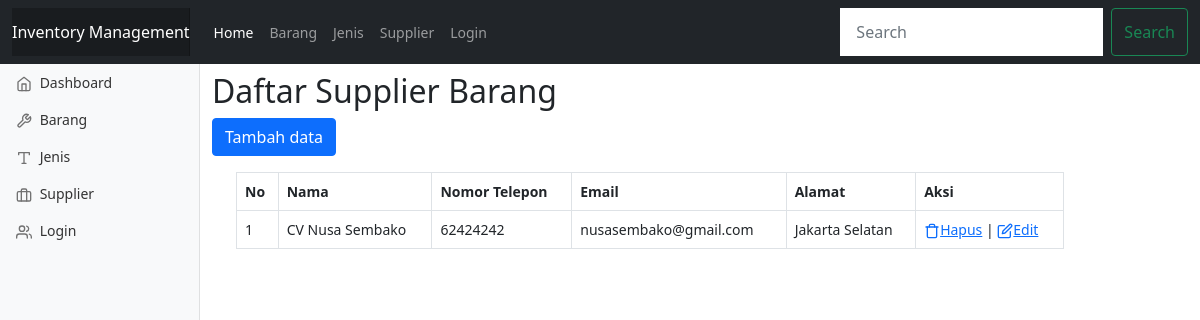
The page /public/supplier on the database as committed earlier.
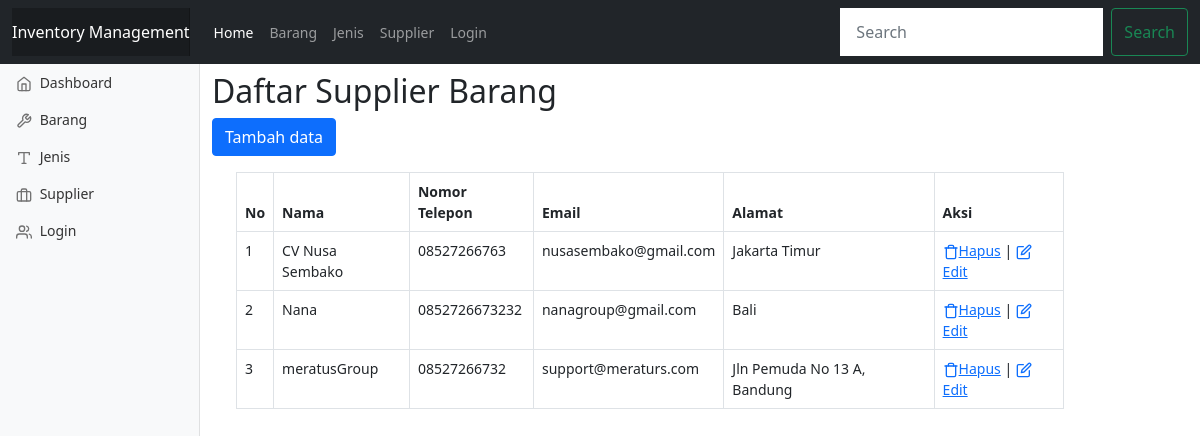
The same page on the database as committed later.
### tables this page shows
CREATE TABLE `supplier` (
  `id` int(11) NOT NULL,
  `nama_supplier` varchar(50) NOT NULL,
  `notelp` varchar(15) NOT NULL,
  `email` varchar(25) NOT NULL,
  `alamat` varchar(100) NOT NULL
);

### app/main/Controller.php (called while the page is built, shortened)
<?php
class Controller {
    public function view ($view, $data=[])
    {
        require_once '../app/views/'.$view. '.php';
    }
    public function model ($model)
    {
        return new $model;
    }
}

### app/controllers/Supplier.php (called while the page is built, shortened)
<?php
class Supplier extends Controller{
    public function index()
    {
        $data['judul']='Daftar Supplier';
        $data['supplier']=$this->model('SupplierModel')->getAllSupplier();
        $this->view('supplier/index',$data);
    }
}
?>

### app/main/App.php (called while the page is built, shortened)
<?php
class App {
    protected $method='index';
    protected $params=[];
    public function __construct()
    {
        $this->controller= new $this->controller;
        call_user_func_array([$this->controller,$this->method],$this->params);
    }
}

### public/index.php (called while the page is built, shortened)
<?php
$app=new App;

### app/main/Database.php (called while the page is built, shortened)
<?php
class Database {
    private $host=DBHOST;
    private $user=DBUSER;
    private $pass=DBPASS;
    private $db_name=DBNAME;
    private $dbh;
    private $stmt;
    public function __construct()
    {
        $dsn='mysql:host=' .$this->host . ';dbname=' .$this->db_name;
        $option=[
            PDO::ATTR_PERSISTENT=>true,
            PDO::ATTR_ERRMODE=>PDO::ERRMODE_EXCEPTION
        ];
        try {
            $this->dbh= new PDO($dsn,$this->user,$this->pass,$option);
        } catch (PDOException $e) {
            die($e->getMessage());
        }
    }
    public function query($query)
    {
        $this->stmt=$this->dbh->prepare($query);
    }
    public function execute()
    {
        $this->stmt->execute();
    }
    public function resultSet()
    {
        $this->execute();
        return $this->stmt->fetchAll(PDO::FETCH_ASSOC);
    }
}

### app/models/SupplierModel.php (called while the page is built, shortened)
<?php
class SupplierModel {
    private $table='supplier';
    private $db;
    public function __construct()
    {
        $this->db= new Database;
    }
    public function getAllSupplier()
    {
        $this->db->query('SELECT * FROM ' . $this->table);
        return $this->db->resultSet();
    }
}

### app/views/supplier/index.php (the view, shortened to what this page needs)
    <h2>Daftar Supplier Barang</h2>
<button type="button" class="btn btn-primary tombolTambahSupplier" data-bs-toggle="modal" data-bs-target="#formSupplier">
Tambah data
</button>
<div class="container">
<div class="row mt-3">
<div class="table-responsive-sm">
<table class="table table-bordered">
    <thead>
        <tr>
            <th>No</th>
            <th>Nama</th>
            <th>Nomor Telepon</th>
            <th>Email</th>
            <th>Alamat</th>
            <th>Aksi</th>
        </tr>
    </thead>
    <tbody>
    <?php
        $no=1;
        foreach ($data['supplier'] as $supplier) : ?>
            <tr>
                <td><?= $no; ?></td>
                <td><?= $supplier['nama_supplier']; ?></td>
                <td><?= $supplier['notelp']; ?></td>
                <td><?= $supplier['email']; ?></td>
                <td><?= $supplier['alamat']; ?></td>
                <td>
                    <a href="<?= BASEURL;?>/supplier/hapus/<?= $supplier['id'] ?>" onclick="return confirm('Yakin akan menghapus data?')"><span data-feather='trash'></span>Hapus</a> |
                    <a href="<?= BASEURL;?>/supplier/ubah/<?= $supplier['id'] ?>" data-bs-toggle="modal" data-bs-target="#formSupplier" class="modalUbahSupplier" data-id="<?= $supplier['id']?>"><span data-feather='edit'></span>Edit</a>
                </td>
            </tr>
    <?php $no++; endforeach;?>
    </tbody>
</table>
</div>
</div>
</div>

Rows that differ between the two databases and show on the page:
changed supplier "CV Nusa Sembako": notelp "62424242" → "08527266763"; alamat "Jakarta Selatan" → "Jakarta Timur"
added supplier: nama_supplier "Nana", notelp "0852726673232", email "nanagroup@gmail.com", alamat "Bali"
added supplier: nama_supplier "meratusGroup", notelp "08527266732", email "support@meraturs.com", alamat "Jln Pemuda No 13 A, Bandung"
